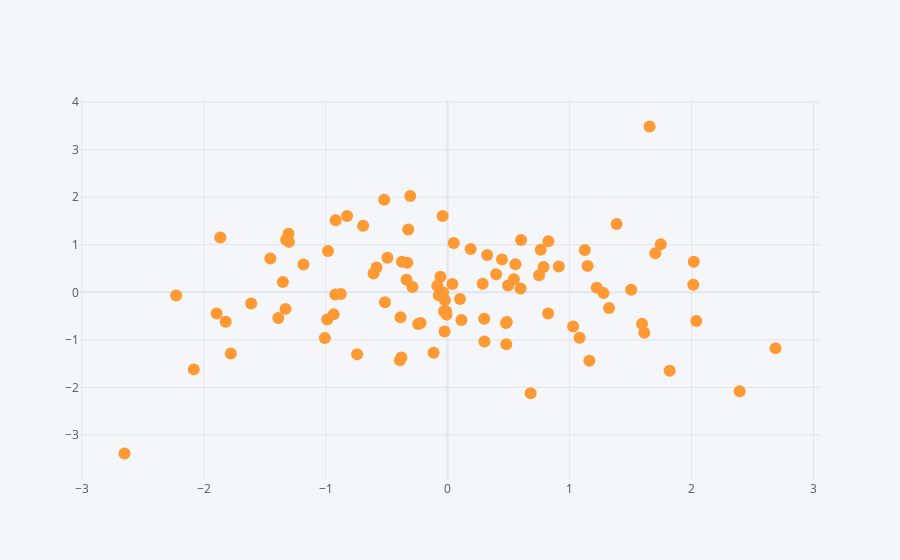

The cell this chart's notebook holds for it:
### Code cell
df.iplot(kind="scatter",x="A",y="B",mode="markers")
